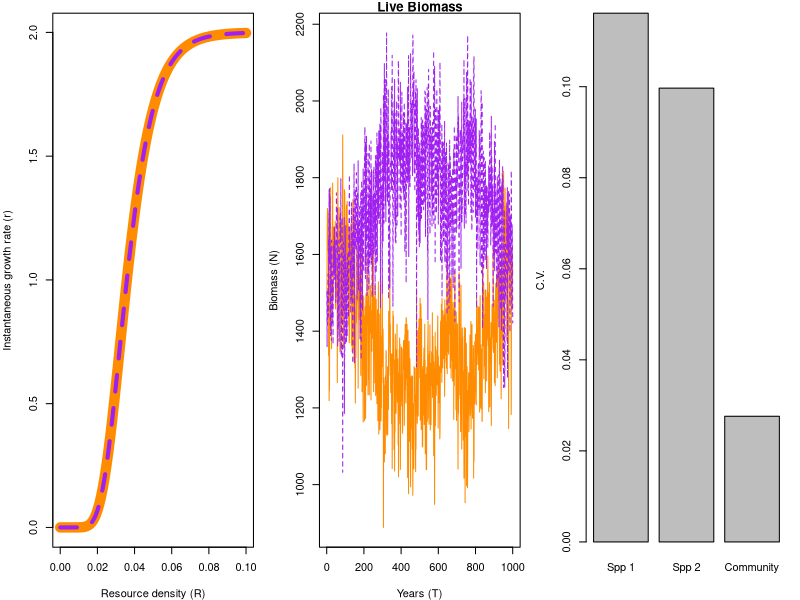

Reproduce this figure in R.
#~~~~~~~~~~~~~~~~~~~~~~~~~~~~~~~~~~~~~~~~~~~~~~~~~~~~~~~~~~~~~~~~#
## Semi-discrete temporal storage effect model of two species   ## 
## coexisting on one essential resource                         ##
#~~~~~~~~~~~~~~~~~~~~~~~~~~~~~~~~~~~~~~~~~~~~~~~~~~~~~~~~~~~~~~~~#

####
#### 11/4/2014
#### atredenn@gmail.com
####

# species "split" themselves between a dormant, low-mortaility stage (D) and a higher mortality, high growth stage (N)
# the single resource is R
# There are two sources of variability: an environmental cue that drives the storage effect, and resource variability

# clear the workspace
rm(list=ls())

####
#### Load relevant libraries
####
library(deSolve)
library(mvtnorm)

####
#### Parameters
####
maxTime <- 1000 #simulation run time
c <- c(1,1) #not used for now, could be a "cost" parameter for biomass storage
b <- c(0.5, 0.5) #also not used, could be assimilation efficiency
mD <- c(0.0001, 0.0001) #dormant state continuous death rate
r <- c(2, 2) #live state intrinsic growth rates
K2 <- c(100, 100) #rate of approaching max growth rate
K <- c(25,25) #offset for growth rate function
mN <- c(0.1, 0.1) #live state continuous death rate
a <- 0.5 #resource turnover rate
S <- 10 #average resource supply rate
sVar <- 5 #resource supply rate variability
sigE <- 0.1 #environmental cue variability
rho <- -0.5 #environmental cue correlation between species
Rmu <- 2
Rsd <- 0.1

####
#### Model function
####
#continuous model
updateDNR <- function(t, DNR, parms){
  with(as.list(c(DNR, parms)), {
    dD1dt = -(mD[1]*D1)
    dD2dt = -(mD[2]*D2)
    dN1dt = N1*(r[1]*exp(-K[1]*(exp(-K2[1]*R)))) - mN[1]*N1
    dN2dt = N2*(r[2]*exp(-K[2]*(exp(-K2[2]*R)))) - mN[2]*N2
    dRdt = a*(S-R) - (N1*(r[1]*R/(K[1]+R)) + (N2*(r[2]*R/(K[2]+R))))
    list(c(dD1dt, dD2dt, dN1dt, dN2dt, dRdt)) #output
  })
}

#discrete model: pulses of N-D transitions (difference equations)
gfun <- function(t, y, parms){
  with (as.list(y),{
    g1 <- gVec1[t]
    g2 <- gVec2[t]
    D1 <- D1 - (N1+D1)*g1 + N1
    D2 <- D2 - (N2+D2)*g2 + N2
    N1 <- 0+(N1+D1)*g1
    N2 <- 0+(N2+D2)*g2
    R <- Rnow[t]
    return(c(D1, D2, N1, N2, R))
  })
}


####
#### Simulate model
####
#function for transition fraction time series
getG <- function(sigE, rho, nTime){
  varcov <- matrix(c(sigE, rho*sigE, rho*sigE, sigE), 2, 2)
  e <- rmvnorm(n = nTime, mean = c(0,0), sigma = varcov)
  g <- exp(e) / (1+exp(e))
  return(g)
}
gVec <- getG(sigE = sigE, rho = rho, nTime = maxTime)
gVec1 <- gVec[,1]
gVec2 <- gVec[,2]

Rnow <- rlnorm(maxTime, Rmu, Rsd)
  
simTime <- seq(1,maxTime,by=1)
parms <- list(
  c = c,
  b = b,
  mD = mD,
  r = r,
  K = K,
  mN = mN, 
  a = a,
  S = S
)
DNR <- c(D=c(1500,1500), N=c(1500,1500),R=1) #initial conditions

#run the model
output = as.data.frame(ode(y = DNR, times = simTime, func = updateDNR,
                           parms = parms, events = list(func = gfun, times=simTime)))


####
#### Plot results
####
par(mfrow=c(1,3),mar=c(4,4,1,1))
R <- seq(0,0.1,0.001)
getR <- function(r, R, K){
  out1 <- (r[1]*exp(-K[1]*(exp(-K2[1]*R))))
  out2 <- (r[2]*exp(-K[2]*(exp(-K2[2]*R)))) 
  return(cbind(out1, out2))
}
tmp<-getR(r, R, K)
matplot(R, tmp, type="l", col=c("darkorange", "purple"), lty=c(1,2), 
        ylab="Instantaneous growth rate (r)", xlab="Resource density (R)", lwd=c(10,4))

matplot(simTime, output[,4:5], type="l", main="Live Biomass", 
        col=c("darkorange", "purple"), xlab="Years (T)", ylab="Biomass (N)")

# matplot(simTime, output[,2:3], type="l", main="Dormant Biomass", 
#         col=c("darkorange", "purple"), xlab="Years (T)", ylab="Biomass (D)")

cvs <- c((sd(output[,4])/mean(output[,4])), 
         (sd(output[,5])/mean(output[,5])), 
         (sd(output[,4]+output[,5])/mean(output[,4]+output[,5])))
barplot(cvs, names.arg = c("Spp 1", "Spp 2", "Community"), ylab="C.V.")


# # plot the growth rate functions for each species
# R <- seq(0,1,0.01)
# getR <- function(r, R, K){
#   out1 <- r[1]*R/(K[1]+R)
#   out2 <- r[2]*R/(K[2]+R)  
#   return(cbind(out1, out2))
# }
# tmp<-getR(r, R, K)
# matplot(R, tmp, type="l", col=c("darkorange", "purple"), 
#         ylab="Intrinsic growth rate (r)", xlab="Resource density (R)")
